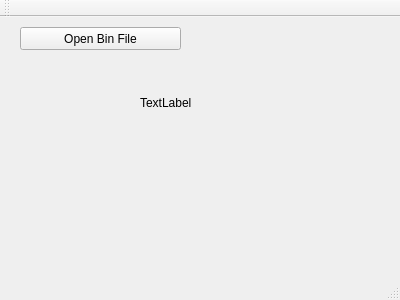
<?xml version="1.0" encoding="UTF-8"?>
<ui version="4.0">
 <class>MainWindow</class>
 <widget class="QMainWindow" name="MainWindow">
  <property name="geometry">
   <rect>
    <x>0</x>
    <y>0</y>
    <width>400</width>
    <height>300</height>
   </rect>
  </property>
  <property name="windowTitle">
   <string>MainWindow</string>
  </property>
  <widget class="QWidget" name="centralWidget">
   <widget class="QPushButton" name="loadImageButton">
    <property name="geometry">
     <rect>
      <x>20</x>
      <y>10</y>
      <width>161</width>
      <height>23</height>
     </rect>
    </property>
    <property name="text">
     <string>Open Bin File</string>
    </property>
   </widget>
   <widget class="QLabel" name="imageLabel">
    <property name="geometry">
     <rect>
      <x>140</x>
      <y>80</y>
      <width>54</width>
      <height>12</height>
     </rect>
    </property>
    <property name="text">
     <string>TextLabel</string>
    </property>
   </widget>
  </widget>
  <widget class="QMenuBar" name="menuBar">
   <property name="geometry">
    <rect>
     <x>0</x>
     <y>0</y>
     <width>400</width>
     <height>23</height>
    </rect>
   </property>
  </widget>
  <widget class="QToolBar" name="mainToolBar">
   <attribute name="toolBarArea">
    <enum>TopToolBarArea</enum>
   </attribute>
   <attribute name="toolBarBreak">
    <bool>false</bool>
   </attribute>
  </widget>
  <widget class="QStatusBar" name="statusBar"/>
 </widget>
 <layoutdefault spacing="6" margin="11"/>
 <resources/>
 <connections/>
</ui>
